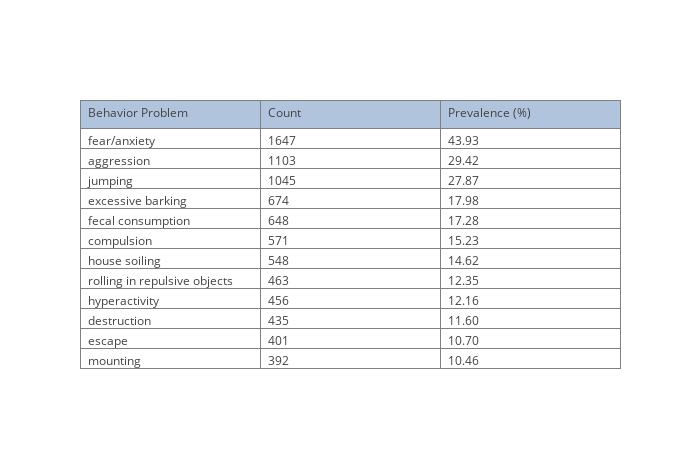

Write notebook code for a chart like this one.
### Markdown cell above
### 3.1 Determine count and prevalence for each behavior problem:

### Code cell
# Create the necessary dataframe.
query = ('SELECT question_reason_for_part_3, q02_main_1, q02_main_2, q02_main_3, '
         'q02_main_4, q02_main_5, q02_main_6, q02_main_7, q02_main_8, q02_main_9, '
         'q02_main_10, q02_main_12, q02_main_13 FROM users JOIN dogs '
         'USING(record_id)')
df = pd.read_sql_query(query, con)
df.columns = ['suspicion', 'aggression', 'fear/anxiety', 'compulsion', 'house soiling',
              'excessive barking', 'jumping', 'mounting', 'fecal consumption', 'destruction',
              'rolling in repulsive objects', 'escape', 'hyperactivity']

# Remove biased results and discard suspicion column.
df = df[df['suspicion'] == '0']
df.drop('suspicion', axis=1, inplace=True)

# Convert columns to integer type.
for col in df:
    df[col] = pd.to_numeric(df[col])

# Get individual behavior problem counts and display as a table.
sums = df.sum()
sums = sums.sort_values(ascending=False)

# Calculate the prevalence of each behavior problem.
total_dogs = len(df.index)
prevalence_cal = lambda x: (x / total_dogs) * 100
prevalences = sums.apply(prevalence_cal)

# Get individual behavior problem counts and display as a table.
trace = go.Table(
    header=dict(values=['Behavior Problem', 'Count', 'Prevalence (%)'],
                fill = dict(color='#B0C4DE'),
                align = ['left'] * 5),
    cells=dict(values=[sums.index.values, sums.values, prevalences.values],
               align = ['left'] * 5,
               format = [None, 'd', '.2f']))
data = [trace] 
layout = dict(width=700, height=450)
fig = dict(data=data, layout=layout)
py.iplot(fig, filename='individual-prevalence-table')

### Figure 1 — Plotly figure (JSON) as saved in the notebook; plotly's stock layout.template omitted (floating-point values rounded to 4 significant figures)
{"data": [{"cells": {"align": ["left", "left", "left", "left", "left"], "format": [null, "d", ".2f"], "values": [["fear/anxiety", "aggression", "jumping", "excessive barking", "fecal consumption", "compulsion", "house soiling", "rolling in repulsive objects", "hyperactivity", "destruction", "escape", "mounting"], [1647, 1103, 1045, 674, 648, 571, 548, 463, 456, 435, 401, 392], [43.93, 29.42, 27.87, 17.98, 17.28, 15.23, 14.62, 12.35, 12.16, 11.6, 10.7, 10.46]]}, "header": {"align": ["left", "left", "left", "left", "left"], "fill": {"color": "#B0C4DE"}, "values": ["Behavior Problem", "Count", "Prevalence (%)"]}, "type": "table"}], "layout": {"height": 450, "width": 700}}
